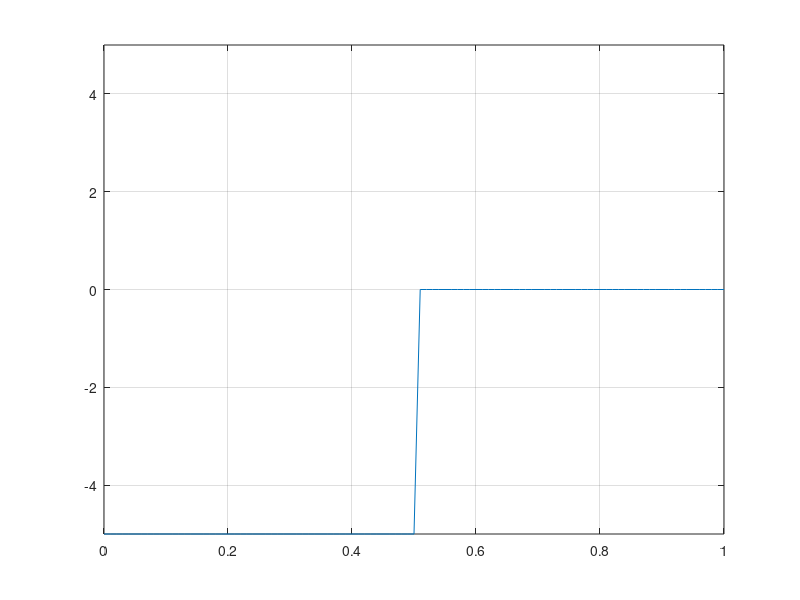

MATLAB code for this plot:
clc;
clear all;
close all;
warning off;
n=input('enter input sequence');
for i=1:length(n);
    if n(i)==1
        m(i)=5;
    else m(i)=-5;
    end
end
a=0;
b=0.5;
i=1;
t=0:0.01:length(n);
for j=1:length(t)
    if t(j)>=a&&t(j)<=b
        y(j)=m(i);
    else if t(j)>b&&t(j)<=i
        y(j)=0;
    else
        i=i+1;
        a=a+1;
        b=b+1;
    end
    end
end
plot(t,y);
axis([0 length(n) -5 5]);
grid on;